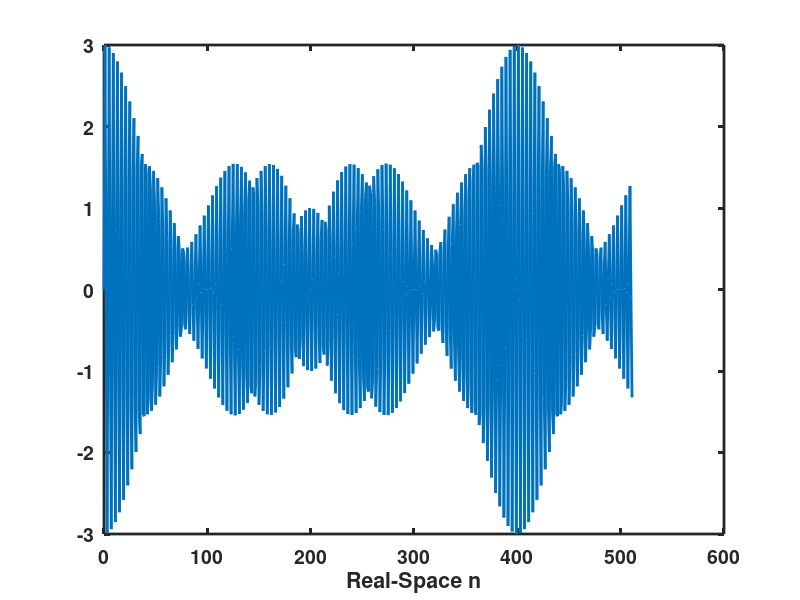

MATLAB code to generate this figure: (Note: this script raises an error after producing the figure.)
% cztScript Calls mczt = my Chirp z-Transform function
% The mczt and Matlab's czt Routine use Bluestein and
% the Rabiner/Schafer routine based on one iFFT and 
% two FFTs. For comparison mczt can run the slower direct
% Fourier transform or a convolution. 

% The first part of the script confirms that the output is 
% identical and compares the speed of each technique.

% The second half of the script shows that the number of 
% output samples M can be more, equal to, or less than the
% the number of input data points N. Also the range of 
% frequencies can be narrowed to a region of interest via 
% the W and A parameters.

% The third (last) part of the script calls the fractional
% FFT function frfft, which is another form of the
% chirp z transform. The impact of a change in alpha (fraction)
% is shown in the angular frequency end and the resultant
% power-frequency spectrum
close all
clear all
clc

set(0,'defaultaxeslinewidth',2); set(0,'defaultlinelinewidth',2);
set(0,'defaultaxesFontWeight','bold');set(0,'defaulttextFontWeight','bold') 
set(0,'defaultaxesfontsize',14); set(0,'defaulttextfontsize',14);

N=2^9
n=(0:N-1);
% Generate Data X(n) with 3 sinusoidals
f1=N/4
f2=1.01*f1
f3=1.03*f1
X=sin(f1*2*pi*n/N)+sin(f2*2*pi*n/N)+sin(f3*2*pi*n/N);

figure
plot(n,X)
xlabel('Real-Space n'); Ylabel('Real-Space X');
title ('3 Closely Spaced Sinusoidals');

% M = number of output data points
M = N/2; %M can be <,=,or > N

fstart=N/5
fstop=N/3

frange=N;
phi=(fstop-fstart)/frange/M;
theta=fstart/frange;
W=exp(-i*2*pi*phi); % Angular Spacing
 
A=exp(i*2*pi*theta);  % Angular Starting Point

%%%%%%% Compare Computational Methods
figure %%%%%%% 

display ('Matlab FFT')
tic; y = fft (X); toc;
y=y.*conj(y)/N; 
outputM = length(y) 
k=0: (outputM-1);
subplot (4,1,1); plot (k,y); title ('FFT')
xlabel ('Frequency'); ylabel ('Power');

method ='direct'; display ('Direct FT')
tic; y = mczt ( X, M , W, A, method); toc;
outputM = length(y)
y=y.*conj(y)/N;
k=linspace(fstart,fstop, outputM); 
subplot (4,1,2); plot (k,y); title ('Direct')
xlabel ('Frequency'); ylabel ('Power');

method ='convolution';  display ('Convolution')
tic; y = mczt ( X, M , W, A, method); toc;
outputM = length(y) 
k=linspace(fstart,fstop, outputM);
y=y.*conj(y)/N;
subplot (4,1,3); plot (k,y); title ('Conv.')
xlabel ('Frequency'); ylabel ('Power');

method ='Bluestein'; display ('Bluestein')
tic; y = mczt ( X, M , W, A, method); toc;
outputM = length(y) 
k=linspace(fstart,fstop, outputM);
y=y.*conj(y)/N;
subplot (4,1,4); plot (k,y); title ('Bluestein')
xlabel ('Frequency'); ylabel ('Power');

%%% show CZT sample variation range%%%%%%%%%%%%%%%%
display ('Vary Number of Output and Input Bins')
N=2^5;
n=(0:N-1);
f1=N/4
f2=1.1*f1
X=sin(f1*2*pi*n/N)+sin(f2*2*pi*n/N);
figure
plot(n,X)
xlabel('Real-Space n'); Ylabel('Real-Space X');
title ('2 Closely Spaced Sinusoidals');

figure 
%%%%%%%%% CZT replicates FFT 
M=N;
fstart=0;
fstop=N;
frange=N;
phi=(fstop-fstart)/frange/M;
theta=fstart/frange;
W=exp(-i*2*pi*phi);
A=exp(i*2*pi*theta);

k=0:(M-1);
z=A.*W.^(-k);
subplot (3,2,1); plot (z,'*'); 
xlim([-1 1]); ylim([-1 1]);
xlabel('Real(z_n)'); ylabel('Imaginary(z_n)')
title ('N=2^5; M=2^5')

method ='Bluestein'; 
display ('Bluestein Replicates FFT')
tic; y = mczt ( X, M , W, A, method); toc;
outputM = length(y) 
k=linspace(fstart,fstop, outputM);
y=y.*conj(y)/N;
subplot (3,2,2); plot (k,y); 
title ('Bluestein Repl. FFT'); xlabel ('Frequency');


%%%%%%%%% Increase Density of points by increasing M %%%
M=4*N;
fstart=0;
fstop=N;
frange=N;
phi=(fstop-fstart)/frange/M;
theta=fstart/frange;
W=exp(-i*2*pi*phi);
A=exp(i*2*pi*theta);

k=0:(M-1);
z=A.*W.^(-k);
subplot (3,2,3); plot (z,'*'); 
xlim([-1 1]); ylim([-1 1]);
xlabel('Real(z_n)'); ylabel('Imaginary(z_n)')
title ('N=2^5; M=2^7')

method ='Bluestein'; 
display ('Increase Number of Output Bins')
tic; y = mczt ( X, M , W, A, method); toc;
outputM = length(y) 
k=linspace(fstart,fstop, outputM);
y=y.*conj(y)/N;
subplot (3,2,4); plot (k,y); 
title ('Inc. Output'); xlabel ('Frequency');

%%%%%%%%% Decrease Frequency Range
M=N;
fstart=N/3;
fstop=N/5;
frange=N;
phi=(fstop-fstart)/frange/M;
theta=fstart/frange;
W=exp(-i*2*pi*phi);
A=exp(i*2*pi*theta);

k=0:(M-1);
z=A.*W.^(-k);
subplot (3,2,5); plot (z,'*'); 
xlim([-1 1]); ylim([-1 1]);
xlabel('Real(z_n)'); ylabel('Imaginary(z_n)')
title ('N=2^5; M=2^5')

method ='Bluestein'; 
display ('Decrease Frquency Range')
tic; y = mczt ( X, M , W, A, method); toc;
outputM = length(y) 
k=linspace(fstart,fstop, outputM);
y=y.*conj(y)/N;
subplot (3,2,6); plot (k,y); 
title ('Dec. Freq Range'); xlabel ('Frequency');

figure
%%%%%%%%% fractional FFT %%%%%%%%%%%%%%%%%%%%
% Calls frfft which then calls mczt
% factional FFT has same number of input (N) and output
% bins (M); alpha parameter changes spacing in W
% and thus changes end frequency
% Starting point is always at zero frequency, i.e., A=1
alpha = 1/N;
M=N;
W=exp(-i*2*pi*alpha);
A=1;

k=0:(N-1);
z=A.*W.^(-k);
subplot (3,2,1); plot (z,'*'); 
xlim([-1 1]); ylim([-1 1]);
xlabel('Real(z_n)'); ylabel('Imaginary(z_n)')
title ('\alpha = 1/N, N=M=2^5')

display ('Fractional FFT: alpha = 1/N')
tic; y = frfft ( X, alpha); toc;
outputM = length(y) 
k=linspace(0,N^2*alpha, outputM);
y=y.*conj(y)/N;
subplot (3,2,2); plot (k,y); 
title ('FrFFT = FFT'); xlabel ('Frequency');

% alpha = 0.5 fractional FFT
alpha = 1/(2*N);
W=exp(-i*2*pi*alpha);

k=0:(M-1);
z=A.*W.^(-k);
subplot (3,2,3); plot (z,'*'); 
xlim([-1 1]); ylim([-1 1]);
xlabel('Real(z_n)'); ylabel('Imaginary(z_n)')
title ('\alpha = 1/2N, N=M=2^5')

display ('Fractional FFT: alpha = 1/2N')
tic; y = frfft ( X, alpha); toc;
outputM = length(y) 
k=linspace(0,N^2*alpha, outputM);
y=y.*conj(y)/N;
subplot (3,2,4); plot (k,y); 
title ('FrFFT'); xlabel ('Frequency');

% alpha = 1/3 fractional FFT
alpha = 1/(3*N);
W=exp(-i*2*pi*alpha);

k=0:(M-1);
z=A.*W.^(-k);
subplot (3,2,5); plot (z,'*'); 
xlim([-1 1]); ylim([-1 1]);
xlabel('Real(z_n)'); ylabel('Imaginary(z_n)')
title ('\alpha = 1/3N, N=M=2^5')

display ('Fractional FFT: alpha = 1/3N')
tic; y = frfft ( X, alpha); toc;
outputM = length(y) 
k=linspace(0,N^2*alpha, outputM);
y=y.*conj(y)/N;
subplot (3,2,6); plot (k,y); 
title ('FrFFT'); xlabel ('Frequency');


